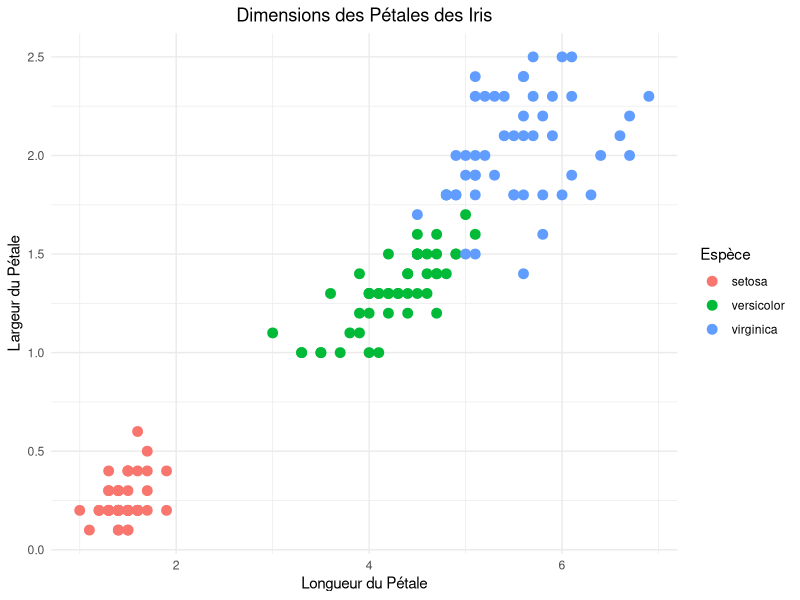

Source code (R):
if (!requireNamespace("ggplot2", quietly = TRUE)) {
  install.packages("ggplot2")
}

library(ggplot2)

data("iris")

p <- ggplot(iris, aes(x = Petal.Length, y = Petal.Width, color = Species)) +
  geom_point(size = 3) +  
  labs(title = "Dimensions des Pétales des Iris",
       x = "Longueur du Pétale",
       y = "Largeur du Pétale",
       color = "Espèce") +
  theme_minimal() + 
  theme(plot.title = element_text(hjust = 0.5))

print(p)
